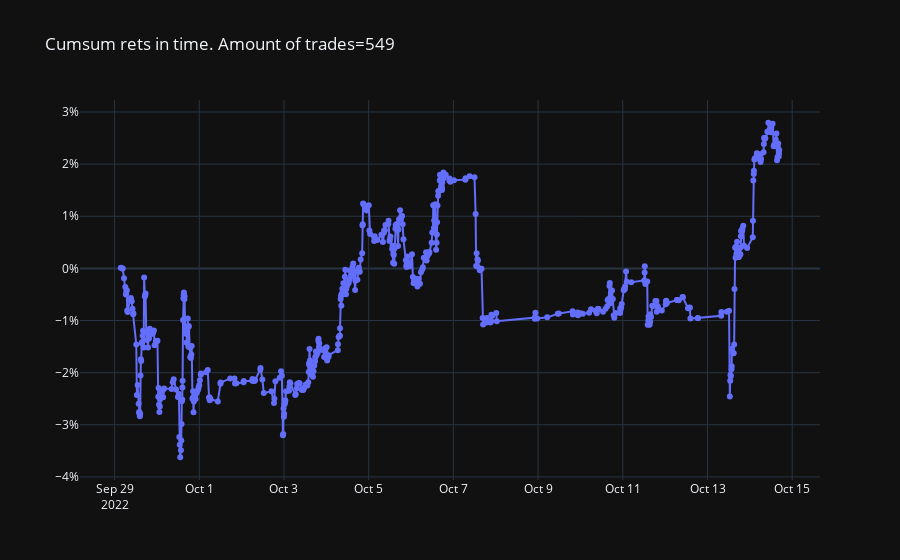
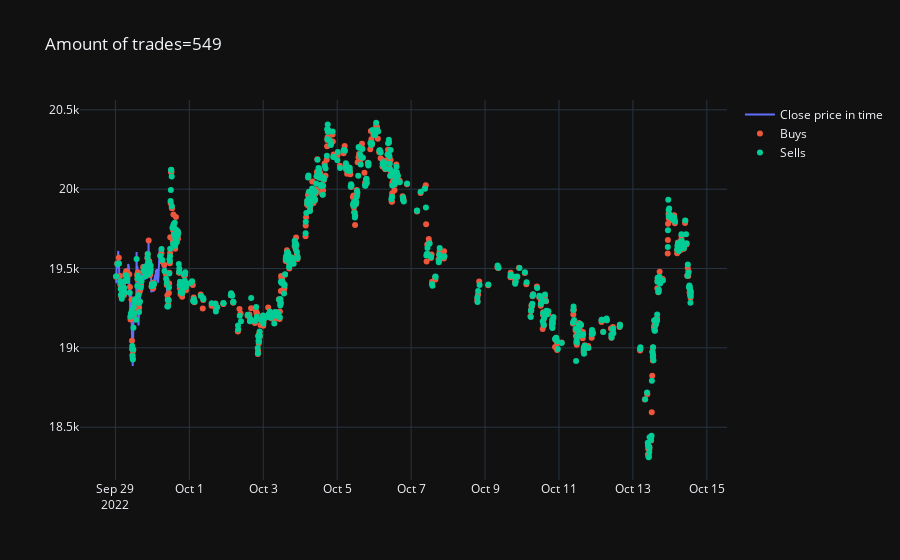

Write notebook code for charts like these, in order.
### Code cell
fig = make_subplots()
fig.add_trace(go.Scatter(x=df['date'], y=df['ret'].cumsum(), mode='lines+markers'))
fig.update_layout(title="Cumsum rets in time. Amount of trades=" + str(len(df)), yaxis_tickformat=".00%")
fig.show()

fig = make_subplots()

fig.add_trace(go.Scatter(x=btc_df['timestamp'].apply(lambda x: datetime.fromtimestamp(x / 1000)), y=btc_df['close'],
                         name="Close price in time", mode='lines'))
fig.add_trace(go.Scatter(x=buys_df['timestamp'].apply(lambda x: datetime.fromtimestamp(x / 1000)),
                         y=buys_df['price'], name="Buys", mode="markers"))
fig.add_trace(go.Scatter(x=sells_df['timestamp'].apply(lambda x: datetime.fromtimestamp(x / 1000)),
                         y=sells_df['price'], name="Sells", mode="markers"))

fig.update_layout(
    title="Amount of trades=" + str(len(df)))
fig.show()

### Figure 1 — Plotly figure (JSON) as saved in the notebook; plotly's stock layout.template omitted (floating-point values rounded to 4 significant figures; data arrays with more than 128 entries replaced by an {"elided": "..."} marker saying what was removed)
{"data": [{"mode": "lines+markers", "x": {"elided": "549 str values"}, "y": {"elided": "549 float values"}, "type": "scatter"}], "layout": {"xaxis": {"anchor": "y", "domain": [0.0, 1.0]}, "yaxis": {"anchor": "x", "domain": [0.0, 1.0], "tickformat": ".00%"}, "title": {"text": "Cumsum rets in time. Amount of trades=549"}}}

### Figure 2 — Plotly figure (JSON) as saved in the notebook; plotly's stock layout.template omitted (floating-point values rounded to 4 significant figures; data arrays with more than 128 entries replaced by an {"elided": "..."} marker saying what was removed)
{"data": [{"mode": "lines", "name": "Close price in time", "x": {"elided": "684 str values"}, "y": {"elided": "684 float values"}, "type": "scatter"}, {"mode": "markers", "name": "Buys", "x": {"elided": "549 str values"}, "y": {"elided": "549 float values"}, "type": "scatter"}, {"mode": "markers", "name": "Sells", "x": {"elided": "549 str values"}, "y": {"elided": "549 float values"}, "type": "scatter"}], "layout": {"xaxis": {"anchor": "y", "domain": [0.0, 1.0]}, "yaxis": {"anchor": "x", "domain": [0.0, 1.0]}, "title": {"text": "Amount of trades=549"}}}
